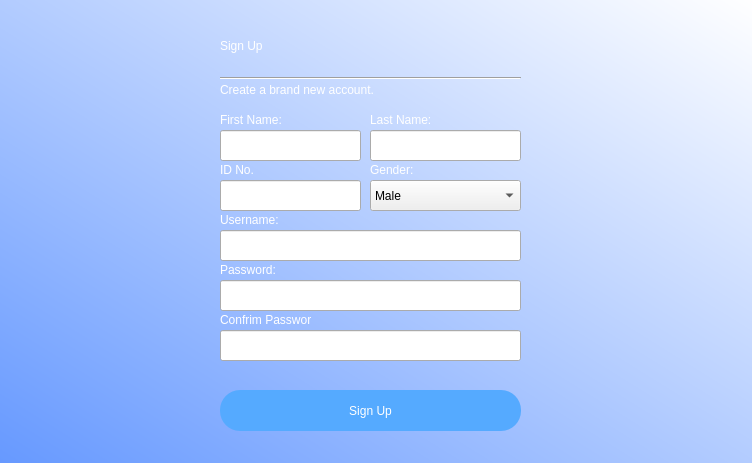
<?xml version="1.0" encoding="UTF-8"?>
<ui version="4.0">
 <class>Dialog</class>
 <widget class="QDialog" name="Dialog">
  <property name="geometry">
   <rect>
    <x>0</x>
    <y>0</y>
    <width>752</width>
    <height>463</height>
   </rect>
  </property>
  <property name="windowTitle">
   <string>Dialog</string>
  </property>
  <widget class="QWidget" name="bgwidget" native="true">
   <property name="geometry">
    <rect>
     <x>0</x>
     <y>0</y>
     <width>761</width>
     <height>471</height>
    </rect>
   </property>
   <property name="styleSheet">
    <string notr="true">QWidget#bgwidget{
background-color:qlineargradient(spread:reflect, x1:0, y1:1, x2:1, y2:0.006, stop:0 rgba(101, 152, 255, 255), stop:1 rgba(255, 255, 255, 255));}</string>
   </property>
   <widget class="QLabel" name="label">
    <property name="geometry">
     <rect>
      <x>220</x>
      <y>20</y>
      <width>131</width>
      <height>51</height>
     </rect>
    </property>
    <property name="styleSheet">
     <string notr="true">font: 75 28pt &quot;MS Shell Dlg 2&quot;;color:rgb(255, 255, 255)</string>
    </property>
    <property name="text">
     <string>Sign Up</string>
    </property>
   </widget>
   <widget class="QLabel" name="label_2">
    <property name="geometry">
     <rect>
      <x>220</x>
      <y>80</y>
      <width>181</width>
      <height>20</height>
     </rect>
    </property>
    <property name="styleSheet">
     <string notr="true">font: 10pt &quot;MS Shell Dlg 2&quot;;color:rgb(255, 255, 255)</string>
    </property>
    <property name="text">
     <string>Create a brand new account.</string>
    </property>
   </widget>
   <widget class="QPushButton" name="signup">
    <property name="geometry">
     <rect>
      <x>220</x>
      <y>390</y>
      <width>301</width>
      <height>41</height>
     </rect>
    </property>
    <property name="styleSheet">
     <string notr="true">border-radius:20px;
background-color:rgb(85, 170, 255);
font: 12pt &quot;MS Shell Dlg 2&quot;;
color:rgb(255, 255, 255)
</string>
    </property>
    <property name="text">
     <string>Sign Up</string>
    </property>
   </widget>
   <widget class="Line" name="line">
    <property name="geometry">
     <rect>
      <x>220</x>
      <y>70</y>
      <width>301</width>
      <height>16</height>
     </rect>
    </property>
    <property name="orientation">
     <enum>Qt::Horizontal</enum>
    </property>
   </widget>
   <widget class="QLineEdit" name="userfield">
    <property name="geometry">
     <rect>
      <x>220</x>
      <y>230</y>
      <width>301</width>
      <height>31</height>
     </rect>
    </property>
    <property name="styleSheet">
     <string notr="true">font: 10pt &quot;MS Shell Dlg 2&quot;;</string>
    </property>
   </widget>
   <widget class="QLineEdit" name="passwordfield">
    <property name="geometry">
     <rect>
      <x>220</x>
      <y>280</y>
      <width>301</width>
      <height>31</height>
     </rect>
    </property>
    <property name="styleSheet">
     <string notr="true">font: 10pt &quot;MS Shell Dlg 2&quot;;</string>
    </property>
   </widget>
   <widget class="QLabel" name="label_3">
    <property name="geometry">
     <rect>
      <x>220</x>
      <y>210</y>
      <width>71</width>
      <height>20</height>
     </rect>
    </property>
    <property name="styleSheet">
     <string notr="true">font: 8pt &quot;MS Shell Dlg 2&quot;;color:rgb(255, 255, 255)</string>
    </property>
    <property name="text">
     <string>Username:</string>
    </property>
   </widget>
   <widget class="QLabel" name="label_4">
    <property name="geometry">
     <rect>
      <x>220</x>
      <y>260</y>
      <width>71</width>
      <height>20</height>
     </rect>
    </property>
    <property name="styleSheet">
     <string notr="true">font: 8pt &quot;MS Shell Dlg 2&quot;;color:rgb(255, 255, 255)</string>
    </property>
    <property name="text">
     <string>Password:</string>
    </property>
   </widget>
   <widget class="QLabel" name="error">
    <property name="geometry">
     <rect>
      <x>220</x>
      <y>370</y>
      <width>301</width>
      <height>16</height>
     </rect>
    </property>
    <property name="styleSheet">
     <string notr="true">color: red</string>
    </property>
    <property name="text">
     <string/>
    </property>
   </widget>
   <widget class="QLineEdit" name="confirmpasswordfield">
    <property name="geometry">
     <rect>
      <x>220</x>
      <y>330</y>
      <width>301</width>
      <height>31</height>
     </rect>
    </property>
    <property name="styleSheet">
     <string notr="true">font: 10pt &quot;MS Shell Dlg 2&quot;;</string>
    </property>
   </widget>
   <widget class="QLabel" name="label_9">
    <property name="geometry">
     <rect>
      <x>220</x>
      <y>310</y>
      <width>91</width>
      <height>20</height>
     </rect>
    </property>
    <property name="styleSheet">
     <string notr="true">font: 8pt &quot;MS Shell Dlg 2&quot;;color:rgb(255, 255, 255)</string>
    </property>
    <property name="text">
     <string>Confrim Password:</string>
    </property>
   </widget>
   <widget class="QLabel" name="label_10">
    <property name="geometry">
     <rect>
      <x>220</x>
      <y>110</y>
      <width>71</width>
      <height>20</height>
     </rect>
    </property>
    <property name="styleSheet">
     <string notr="true">font: 8pt &quot;MS Shell Dlg 2&quot;;color:rgb(255, 255, 255)</string>
    </property>
    <property name="text">
     <string>First Name:</string>
    </property>
   </widget>
   <widget class="QLineEdit" name="firstnamefield">
    <property name="geometry">
     <rect>
      <x>220</x>
      <y>130</y>
      <width>141</width>
      <height>31</height>
     </rect>
    </property>
    <property name="styleSheet">
     <string notr="true">font: 10pt &quot;MS Shell Dlg 2&quot;;</string>
    </property>
   </widget>
   <widget class="QLabel" name="label_11">
    <property name="geometry">
     <rect>
      <x>370</x>
      <y>110</y>
      <width>71</width>
      <height>20</height>
     </rect>
    </property>
    <property name="styleSheet">
     <string notr="true">font: 8pt &quot;MS Shell Dlg 2&quot;;color:rgb(255, 255, 255)</string>
    </property>
    <property name="text">
     <string>Last Name:</string>
    </property>
   </widget>
   <widget class="QLineEdit" name="lastnamefield">
    <property name="geometry">
     <rect>
      <x>370</x>
      <y>130</y>
      <width>151</width>
      <height>31</height>
     </rect>
    </property>
    <property name="styleSheet">
     <string notr="true">font: 10pt &quot;MS Shell Dlg 2&quot;;</string>
    </property>
   </widget>
   <widget class="QLineEdit" name="idnofield">
    <property name="geometry">
     <rect>
      <x>220</x>
      <y>180</y>
      <width>141</width>
      <height>31</height>
     </rect>
    </property>
    <property name="styleSheet">
     <string notr="true">font: 10pt &quot;MS Shell Dlg 2&quot;;</string>
    </property>
   </widget>
   <widget class="QLabel" name="label_19">
    <property name="geometry">
     <rect>
      <x>370</x>
      <y>160</y>
      <width>71</width>
      <height>20</height>
     </rect>
    </property>
    <property name="styleSheet">
     <string notr="true">font: 8pt &quot;MS Shell Dlg 2&quot;;color:rgb(255, 255, 255)</string>
    </property>
    <property name="text">
     <string>Gender:</string>
    </property>
   </widget>
   <widget class="QLabel" name="label_20">
    <property name="geometry">
     <rect>
      <x>220</x>
      <y>160</y>
      <width>71</width>
      <height>20</height>
     </rect>
    </property>
    <property name="styleSheet">
     <string notr="true">font: 8pt &quot;MS Shell Dlg 2&quot;;color:rgb(255, 255, 255)</string>
    </property>
    <property name="text">
     <string>ID No.</string>
    </property>
   </widget>
   <widget class="QComboBox" name="genderbox">
    <property name="geometry">
     <rect>
      <x>370</x>
      <y>180</y>
      <width>151</width>
      <height>31</height>
     </rect>
    </property>
    <item>
     <property name="text">
      <string>Male</string>
     </property>
    </item>
    <item>
     <property name="text">
      <string>Female</string>
     </property>
    </item>
   </widget>
  </widget>
 </widget>
 <resources/>
 <connections/>
</ui>
